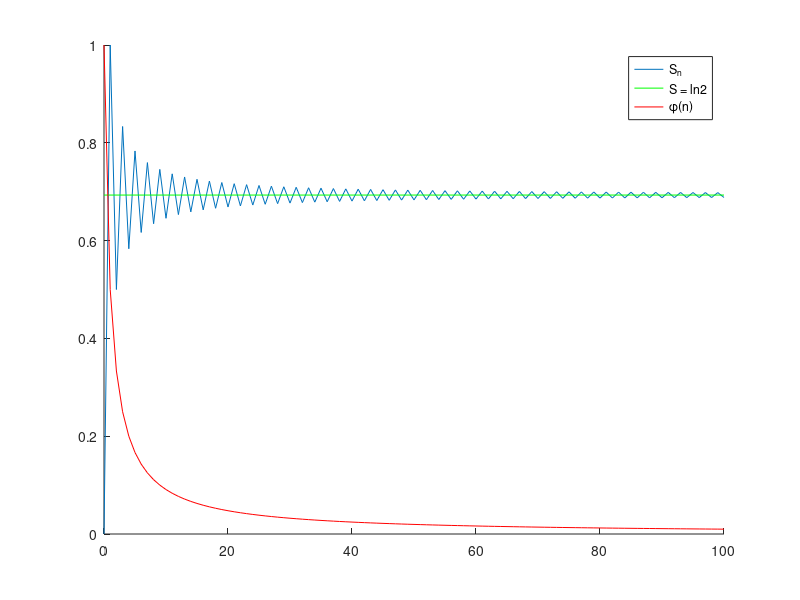

The MATLAB source for this figure:
N = 100;
S = log(2);
n = 0 : N;
Sn = [0];
for i = 1 : N
	Sn = [Sn; Sn(end) + (-1).^(i - 1) / i];
end
hold on
plot(n, Sn);
plot([0 N], [S S], 'g')

% |r_n| = |(-1)^n / (n + 1) + (-1)^(n + 1) / (n + 2) + ...| < 1 / (n + 1)
plot(n, 1 ./ (n + 1), 'r')

legend('S_n', 'S = ln2', '\phi(n)')
